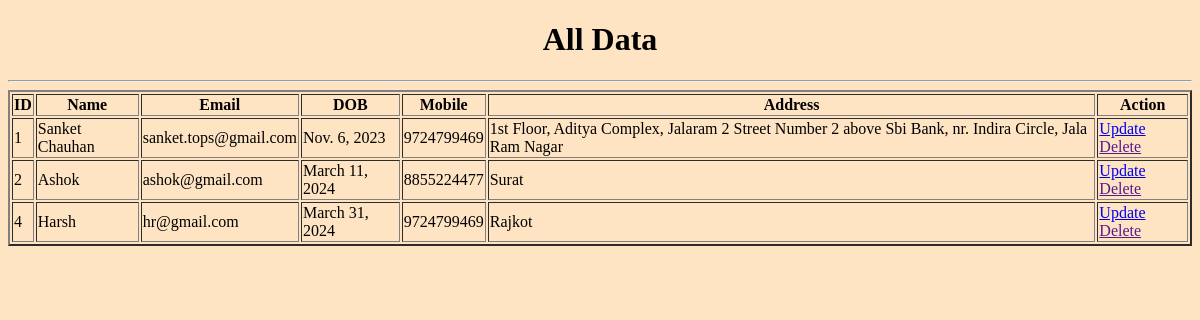
/showdata/, run on an earlier commit of the app's database.
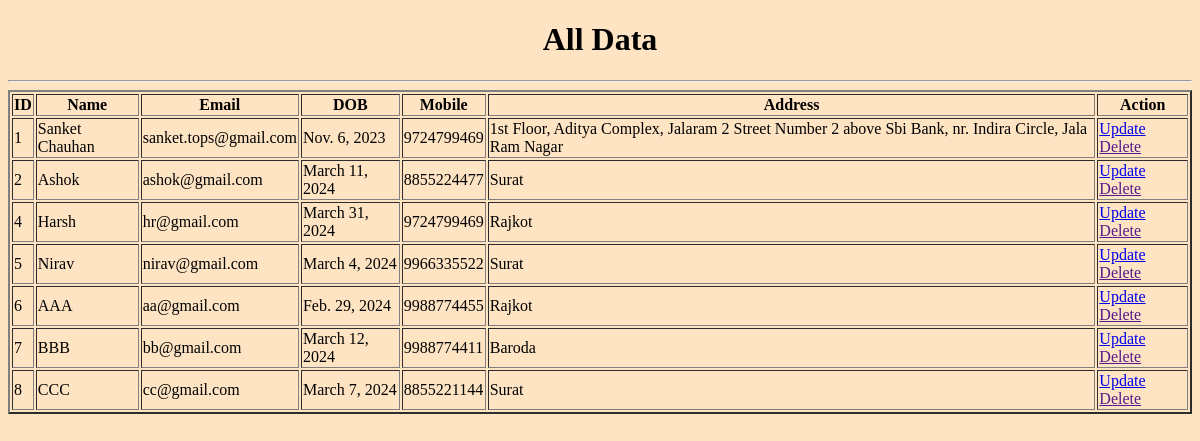
And on a later commit of the database.
### myapp/models.py (models this page shows)
class studinfo(models.Model):
    name=models.CharField(max_length=20)
    email=models.EmailField()
    dob=models.DateField()
    mobile=models.BigIntegerField()
    address=models.TextField()

### myapp/views.py (the view)
# urls.py: path('showdata/',views.showdata),
def showdata(request):
    stdata=studinfo.objects.all()
    return render(request,'showdata.html',{'stdata':stdata})

### myapp/templates/showdata.html (shortened to what this page needs)
<!DOCTYPE html>
<html lang="en">
<head>
</head>
<body style="background-color: bisque;">
    <center><h1>All Data</h1></center>
    <hr>
    <table align="center" border="2">
        <tr>
            <th>ID</th>
            <th>Name</th>
            <th>Email</th>
            <th>DOB</th>
            <th>Mobile</th>
            <th>Address</th>
            <th>Action</th>
        </tr>
        {% for i in stdata %}
        <tr>
            <td>{{i.id}}</td>
            <td>{{i.name}}</td>
            <td>{{i.email}}</td>
            <td>{{i.dob}}</td>
            <td>{{i.mobile}}</td>
            <td>{{i.address}}</td>
            <td><a href="/updatedata">Update
            <a href="">Delete</td>
        </tr>
        {% endfor %}
    </table>
</body>
</html>

What changed in the data, as far as the page shows it:
added studinfo: id "5", name "Nirav", email "nirav@gmail.com", dob "March 4, 2024", mobile "9966335522", address "Surat"
added studinfo: id "6", name "AAA", email "aa@gmail.com", dob "Feb. 29, 2024", mobile "9988774455", address "Rajkot"
added studinfo: id "7", name "BBB", email "bb@gmail.com", dob "March 12, 2024", mobile "9988774411", address "Baroda"
added studinfo: id "8", name "CCC", email "cc@gmail.com", dob "March 7, 2024", mobile "8855221144", address "Surat"
